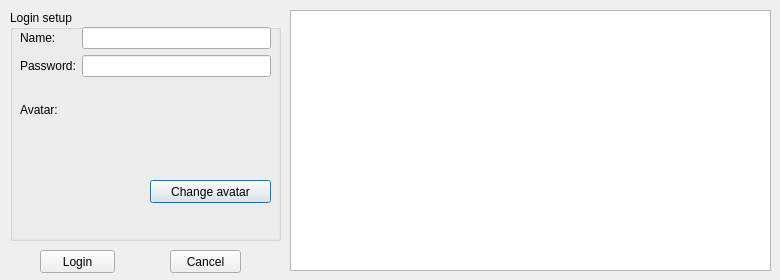
<?xml version="1.0" encoding="UTF-8"?>
<ui version="4.0">
 <class>LoginDialog</class>
 <widget class="QDialog" name="LoginDialog">
  <property name="windowModality">
   <enum>Qt::WindowModal</enum>
  </property>
  <property name="geometry">
   <rect>
    <x>0</x>
    <y>0</y>
    <width>780</width>
    <height>280</height>
   </rect>
  </property>
  <property name="windowTitle">
   <string>Login setup</string>
  </property>
  <widget class="QGroupBox" name="groupBox">
   <property name="geometry">
    <rect>
     <x>10</x>
     <y>10</y>
     <width>271</width>
     <height>231</height>
    </rect>
   </property>
   <property name="title">
    <string>Login setup</string>
   </property>
   <widget class="QLabel" name="avatarLabel">
    <property name="geometry">
     <rect>
      <x>10</x>
      <y>92</y>
      <width>42</width>
      <height>16</height>
     </rect>
    </property>
    <property name="text">
     <string>Avatar:</string>
    </property>
   </widget>
   <widget class="QLabel" name="avatarPixmap">
    <property name="geometry">
     <rect>
      <x>20</x>
      <y>118</y>
      <width>100</width>
      <height>100</height>
     </rect>
    </property>
    <property name="minimumSize">
     <size>
      <width>100</width>
      <height>100</height>
     </size>
    </property>
    <property name="text">
     <string/>
    </property>
    <property name="scaledContents">
     <bool>true</bool>
    </property>
   </widget>
   <widget class="QPushButton" name="changeAvatarButton">
    <property name="geometry">
     <rect>
      <x>140</x>
      <y>170</y>
      <width>121</width>
      <height>23</height>
     </rect>
    </property>
    <property name="text">
     <string>Change avatar</string>
    </property>
   </widget>
   <widget class="QWidget" name="layoutWidget">
    <property name="geometry">
     <rect>
      <x>10</x>
      <y>17</y>
      <width>251</width>
      <height>61</height>
     </rect>
    </property>
    <layout class="QFormLayout" name="formLayout">
     <item row="0" column="0">
      <widget class="QLabel" name="nameLabel">
       <property name="text">
        <string>Name:</string>
       </property>
       <property name="buddy">
        <cstring>nameLineEdit</cstring>
       </property>
      </widget>
     </item>
     <item row="0" column="1">
      <widget class="QLineEdit" name="nameLineEdit"/>
     </item>
     <item row="1" column="0">
      <widget class="QLabel" name="nameLabel">
       <property name="text">
        <string>Password:</string>
       </property>
       <property name="buddy">
        <cstring>passwordLineEdit</cstring>
       </property>
      </widget>
     </item>
     <item row="1" column="1">
      <widget class="QLineEdit" name="passwordLineEdit"/>
     </item>
    </layout>
   </widget>
  </widget>
  <widget class="QListWidget" name="avatarList">
   <property name="geometry">
    <rect>
     <x>290</x>
     <y>10</y>
     <width>481</width>
     <height>261</height>
    </rect>
   </property>
   <property name="iconSize">
    <size>
     <width>80</width>
     <height>80</height>
    </size>
   </property>
   <property name="movement">
    <enum>QListView::Static</enum>
   </property>
   <property name="viewMode">
    <enum>QListView::IconMode</enum>
   </property>
  </widget>
  <widget class="QPushButton" name="cancelButton">
   <property name="geometry">
    <rect>
     <x>170</x>
     <y>250</y>
     <width>71</width>
     <height>23</height>
    </rect>
   </property>
   <property name="text">
    <string>Cancel</string>
   </property>
  </widget>
  <widget class="QPushButton" name="connectButton">
   <property name="geometry">
    <rect>
     <x>40</x>
     <y>250</y>
     <width>75</width>
     <height>23</height>
    </rect>
   </property>
   <property name="text">
    <string>Login</string>
   </property>
  </widget>
 </widget>
 <tabstops>
  <tabstop>avatarList</tabstop>
 </tabstops>
 <resources/>
 <connections/>
</ui>
